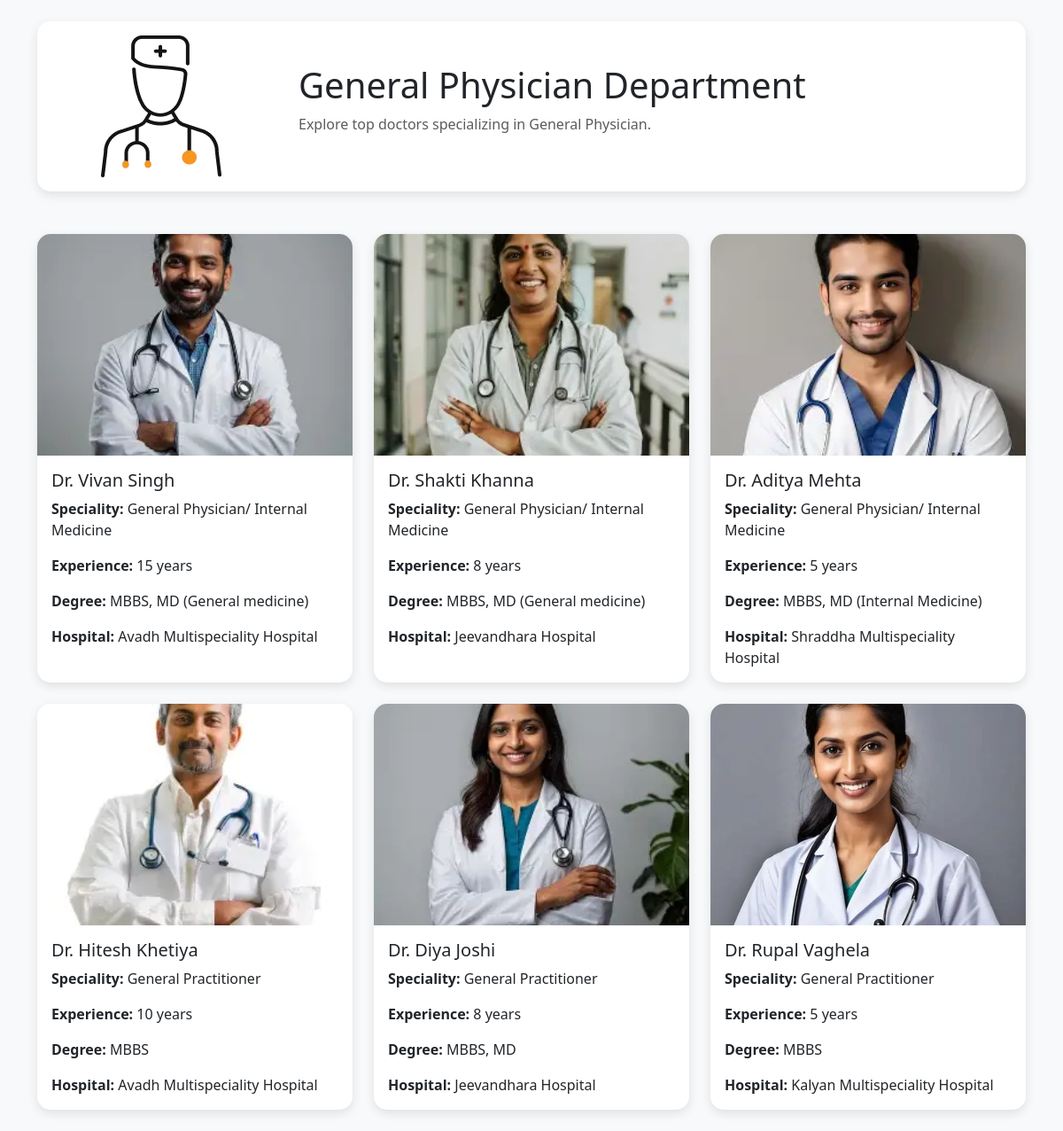
The page /admin/dep_doc.php?id=10 on the database its author committed.
### tables this page shows
CREATE TABLE `categories` (
  `id` int(5) NOT NULL,
  `name` varchar(25) NOT NULL,
  `image` varchar(255) NOT NULL
);

CREATE TABLE `doctors` (
  `id` int(11) NOT NULL,
  `email` varchar(100) DEFAULT NULL,
  `name` varchar(100) NOT NULL,
  `speciality` varchar(100) NOT NULL,
  `experience` varchar(50) DEFAULT NULL,
  `degree` varchar(100) NOT NULL,
  `hospital` varchar(100) DEFAULT NULL,
  `image` varchar(255) NOT NULL,
  `category_id` int(11) DEFAULT NULL
);

### admin/dep_doc.php (the view, shortened to what this page needs)
<?php
include("../db.php");
if (isset($_GET['id'])) {
    $category_id = intval($_GET['id']);
    $cat_query = "SELECT * FROM categories WHERE id = $category_id";
    $cat_result = mysqli_query($conn, $cat_query);
    $category = mysqli_fetch_assoc($cat_result);
    $doc_query = "SELECT * FROM doctors WHERE category_id = $category_id";
    $doc_result = mysqli_query($conn, $doc_query);
} else {
    die("Category ID not provided in URL.");
}
?>
<!DOCTYPE html>
<html>
<head>
    <link href="https://cdn.jsdelivr.net/npm/bootstrap@5.3.2/dist/css/bootstrap.min.css" rel="stylesheet">
</head>
<body class="bg-light">
    <div class="container py-4">
        <div class="card custom-card mb-5">
            <div class="row g-0 align-items-center">
                <div class="col-md-3 text-center p-3">
                    <img src="../<?php echo $category['image']; ?>" class="img-fluid category-img" alt="<?php echo $category['name']; ?>">
                </div>
                <div class="col-md-9">
                    <div class="card-body">
                        <h1 class="card-title"><?php echo $category['name']; ?> Department</h1>
                        <p class="text-muted">Explore top doctors specializing in <?php echo $category['name']; ?>.</p>
                    </div>
                </div>
            </div>
        </div>
        <div class="row g-4">
        <?php while ($doc = mysqli_fetch_assoc($doc_result)) { ?>
        <div class="col-md-6 col-lg-4 d-flex">
            <div class="card custom-card h-100 flex-fill">
                <img src="../<?php echo $doc['image']; ?>" class="doctor-img card-img-top" alt="<?php echo $doc['name']; ?>">
                <div class="card-body d-flex flex-column">
                    <h5 class="card-title"><?php echo $doc['name']; ?></h5>
                    <p class="card-text"><b>Speciality:</b> <?php echo $doc['speciality']; ?></p>
                    <p class="card-text"><b>Experience:</b> <?php echo $doc['experience']; ?></p>
                    <p class="card-text"><b>Degree:</b> <?php echo $doc['degree']; ?></p>
                    <p class="card-text"><b>Hospital:</b> <?php echo $doc['hospital']; ?></p>
                </div>
            </div>
        </div>
        <?php } ?>
    </div>
    </div>
</body>
</html>

### admin/dep_doc.php (style rules this page uses)
.custom-card { border: none; border-radius: 15px; box-shadow: 0 4px 12px rgba(0,0,0,0.1); transition: transform 0.2s ease-in-out; }
.doctor-img { height: 250px; object-fit: cover; border-top-left-radius: 15px; border-top-right-radius: 15px; }
.category-img { max-height: 200px; object-fit: contain; }

### rows shown on the page
categories: image (picture), name "General Physician"
doctors: image (picture), name "Dr. Vivan Singh", speciality "General Physician/ Internal Medicine", experience "15 years", degree "MBBS, MD (General medicine)", hospital "Avadh Multispeciality Hospital"
doctors: image (picture), name "Dr. Shakti Khanna", speciality "General Physician/ Internal Medicine", experience "8 years", degree "MBBS, MD (General medicine)", hospital "Jeevandhara Hospital"
doctors: image (picture), name "Dr. Aditya Mehta", speciality "General Physician/ Internal Medicine", experience "5 years", degree "MBBS, MD (Internal Medicine)", hospital "Shraddha Multispeciality Hospital"
doctors: image (picture), name "Dr. Hitesh Khetiya", speciality "General Practitioner", experience "10 years", degree "MBBS", hospital "Avadh Multispeciality Hospital"
doctors: image (picture), name "Dr. Diya Joshi", speciality "General Practitioner", experience "8 years", degree "MBBS, MD", hospital "Jeevandhara Hospital"
doctors: image (picture), name "Dr. Rupal Vaghela", speciality "General Practitioner", experience "5 years", degree "MBBS", hospital "Kalyan Multispeciality Hospital"
